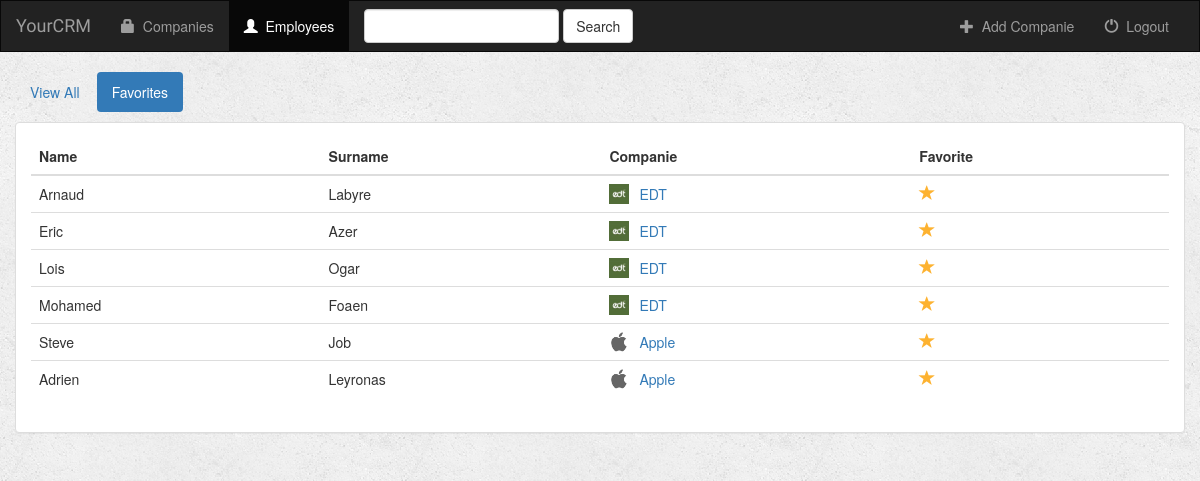
Screenshot of /employees/favorites/ (signed in) with the database file from the repository.
### gestion/models.py (models this page shows, shortened)
class Employee(models.Model):
    companie = models.ForeignKey(Companie, on_delete=models.CASCADE)
    employee_name = models.CharField(max_length=250)
    employee_surname = models.CharField(max_length=250)
    is_favorite = models.BooleanField(default=False)

class Companie(models.Model):
    user = models.ForeignKey(User, default=1)
    companie_name = models.CharField(max_length=250)
    address = models.CharField(max_length=500)
    companie_logo = models.FileField()

### gestion/views.py (the view)
# urls.py: url(r'^employees/(?P<filter_by>[a-zA_Z]+)/$', views.employees, name='employees'),
def employees(request, filter_by):
    if not request.user.is_authenticated():
        return render(request, 'gestion/login.html')
    else:
        try:
            employee_id = []
            for companie in Companie.objects.filter(user=request.user):
                for employee in companie.employee_set.all():
                    employee_id.append(employee.pk)
            users_employee = Employee.objects.filter(pk__in=employee_id)
            if filter_by == 'favorites':
                users_employee = users_employee.filter(is_favorite=True)
        except Companie.DoesNotExist:
            users_employee = []
        return render(request, 'gestion/employees.html', {
            'employee_list': users_employee,
            'filter_by': filter_by,
        })

### gestion/templates/gestion/employees.html (shortened to what this page needs)
{% extends 'gestion/base.html' %}
{% block employees_active %}active{% endblock %}
{% block body %}
<div class="container-fluid songs-container">
    <div class="row">
        <div class="col-sm-12">
            <ul class="nav nav-pills" style="margin-bottom: 10px;">
                <li role="presentation" {% if filter_by == 'all' %}class="active"{% endif %}><a href="{% url 'gestion:employees' 'all' %}">View All</a></li>
                <li role="presentation" {% if filter_by == 'favorites' %}class="active"{% endif %}><a href="{% url 'gestion:employees' 'favorites' %}">Favorites</a></li>
            </ul>
        </div>
    </div>
    <div class="row">
        <div class="col-sm-12">
            <div class="panel panel-default">
                <div class="panel-body">
                    <table class="table">
                        <thead>
                            <tr>
                                <th>Name</th>
                                <th>Surname</th>
                                <th>Companie</th>
                                <th>Favorite</th>
                            </tr>
                        </thead>
                        <tbody>
                            {% for employee in employee_list %}
                                <tr>
                                    <td>{{ employee.employee_name }}</td>
                                    <td>{{ employee.employee_surname }}</td>
                                    <td>
                                        <a href="{% url 'gestion:detail' employee.companie.id %}">
                                            <img src="{{ employee.companie.companie_logo.url }}" class="img-responsive" style="width: 20px; float: left; margin-right: 10px;" />
                                        </a>
                                        <a href="{% url 'gestion:detail' employee.companie.id %}">{{ employee.companie.companie_name }}</a>
                                    </td>
                                    <td>
                                        <a href="{% url 'gestion:favorite' employee.id %}" class="btn-favorite"><span class="glyphicon glyphicon-star {% if employee.is_favorite %}active{% endif %}"></span></a>
                                    </td>
                                </tr>
                            {% endfor %}
                        </tbody>
                    </table>
                </div>
            </div>
        </div>
    </div>
</div>
{% endblock %}

### gestion/static/gestion/style.css (style rules this page uses)
body { background: white url("images/background.png"); }
.glyphicon-star { color: #CCCCCC; font-size: 16px; }
.glyphicon-star.active { color: #FDB230; }

### rows the page displays
Employee: employee_name "Arnaud", employee_surname "Labyre", companie.companie_logo (picture), companie.companie_name "EDT", is_favorite True (drawn)
Employee: employee_name "Eric", employee_surname "Azer", companie.companie_logo (picture), companie.companie_name "EDT", is_favorite True (drawn)
Employee: employee_name "Lois", employee_surname "Ogar", companie.companie_logo (picture), companie.companie_name "EDT", is_favorite True (drawn)
Employee: employee_name "Mohamed", employee_surname "Foaen", companie.companie_logo (picture), companie.companie_name "EDT", is_favorite True (drawn)
Employee: employee_name "Steve", employee_surname "Job", companie.companie_logo (picture), companie.companie_name "Apple", is_favorite True (drawn)
Employee: employee_name "Adrien", employee_surname "Leyronas", companie.companie_logo (picture), companie.companie_name "Apple", is_favorite True (drawn)
